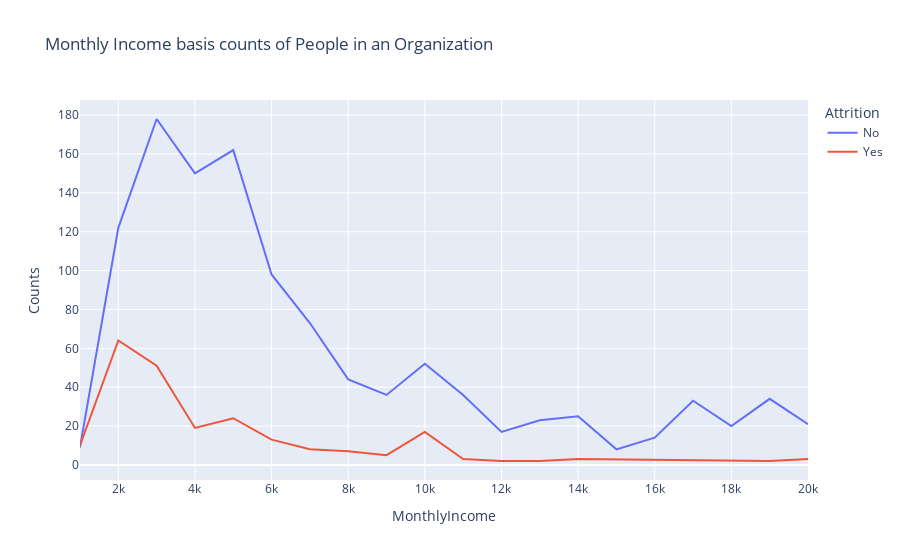

Notebook cell for this chart:
### Markdown cell above
# Is income the main reason for Attrition?

### Code cell
rate_att=df.groupby(['MonthlyIncome','Attrition']).apply(lambda x:x['MonthlyIncome'].count()).reset_index(name='Counts')
rate_att['MonthlyIncome']=round(rate_att['MonthlyIncome'],-3)
rate_att=rate_att.groupby(['MonthlyIncome','Attrition']).apply(lambda x:x['MonthlyIncome'].count()).reset_index(name='Counts')
fig=px.line(rate_att,x='MonthlyIncome',y='Counts',color='Attrition',title='Monthly Income basis counts of People in an Organization')
fig.show()

### Figure 1 — Plotly figure (JSON) as saved in the notebook; plotly's stock layout.template omitted (floating-point values rounded to 4 significant figures)
{"data": [{"hovertemplate": "Attrition=No<br>MonthlyIncome=%{x}<br>Counts=%{y}<extra></extra>", "legendgroup": "No", "line": {"color": "#636efa", "dash": "solid"}, "marker": {"symbol": "circle"}, "mode": "lines", "name": "No", "orientation": "v", "showlegend": true, "type": "scatter", "x": [1000, 2000, 3000, 4000, 5000, 6000, 7000, 8000, 9000, 10000, 11000, 12000, 13000, 14000, 15000, 16000, 17000, 18000, 19000, 20000], "xaxis": "x", "y": [9, 122, 178, 150, 162, 98, 73, 44, 36, 52, 36, 17, 23, 25, 8, 14, 33, 20, 34, 21], "yaxis": "y"}, {"hovertemplate": "Attrition=Yes<br>MonthlyIncome=%{x}<br>Counts=%{y}<extra></extra>", "legendgroup": "Yes", "line": {"color": "#EF553B", "dash": "solid"}, "marker": {"symbol": "circle"}, "mode": "lines", "name": "Yes", "orientation": "v", "showlegend": true, "type": "scatter", "x": [1000, 2000, 3000, 4000, 5000, 6000, 7000, 8000, 9000, 10000, 11000, 12000, 13000, 14000, 19000, 20000], "xaxis": "x", "y": [10, 64, 51, 19, 24, 13, 8, 7, 5, 17, 3, 2, 2, 3, 2, 3], "yaxis": "y"}], "layout": {"autosize": true, "legend": {"title": {"text": "Attrition"}, "tracegroupgap": 0}, "title": {"text": "Monthly Income basis counts of People in an Organization"}, "xaxis": {"anchor": "y", "autorange": true, "domain": [0, 1], "range": [1000, 20000], "title": {"text": "MonthlyIncome"}, "type": "linear"}, "yaxis": {"anchor": "x", "autorange": true, "domain": [0, 1], "range": [-7.778, 187.8], "title": {"text": "Counts"}, "type": "linear"}}}
